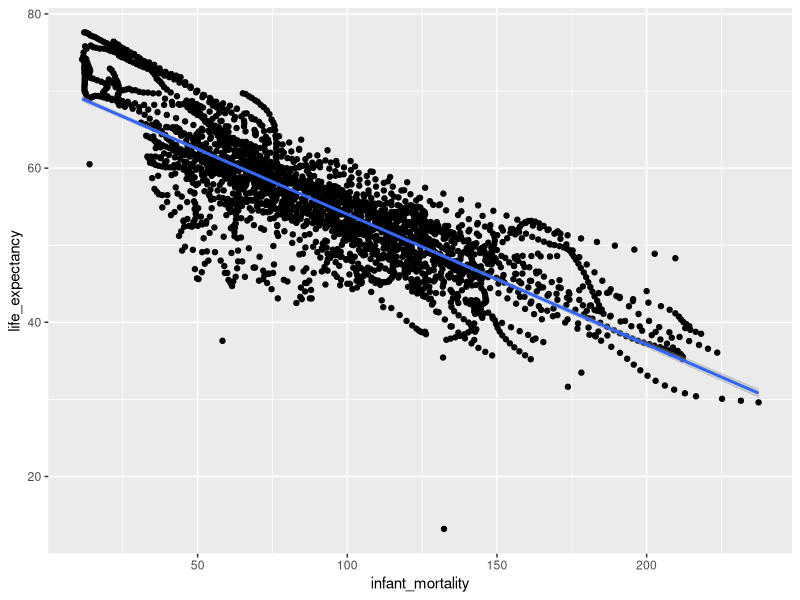
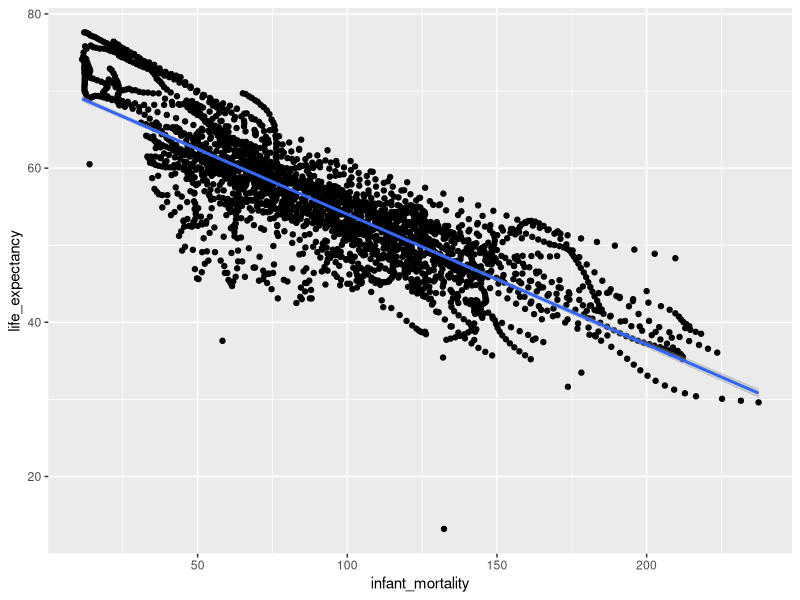
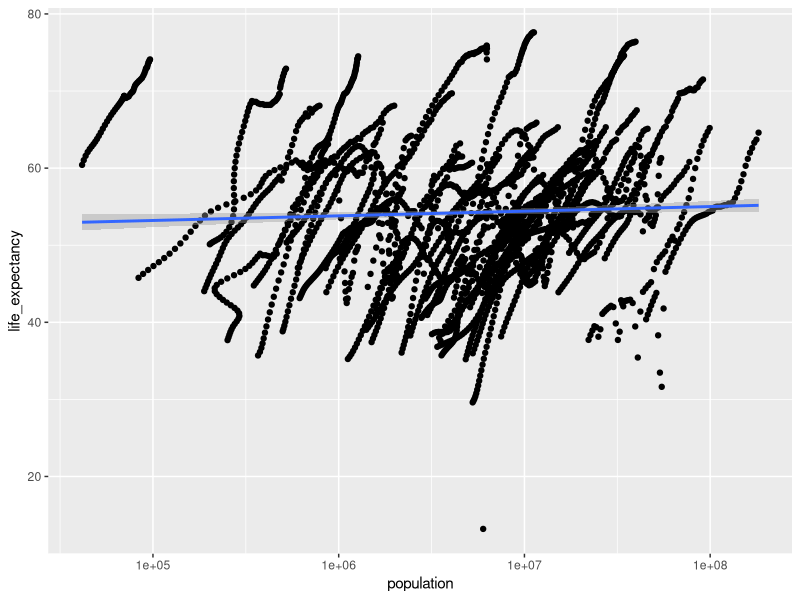
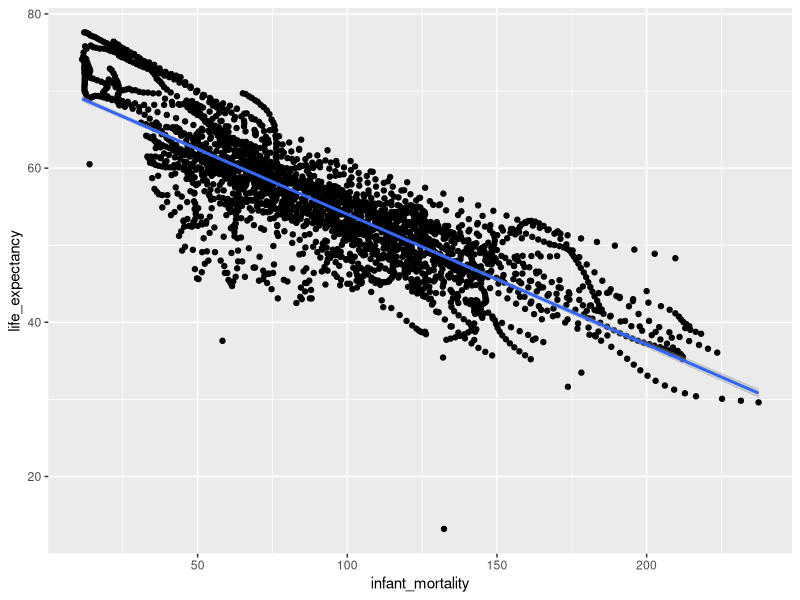
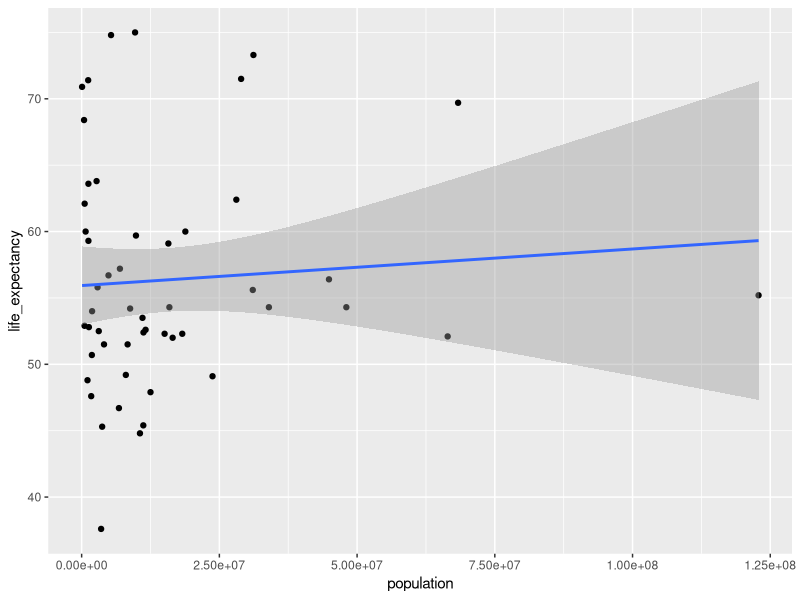
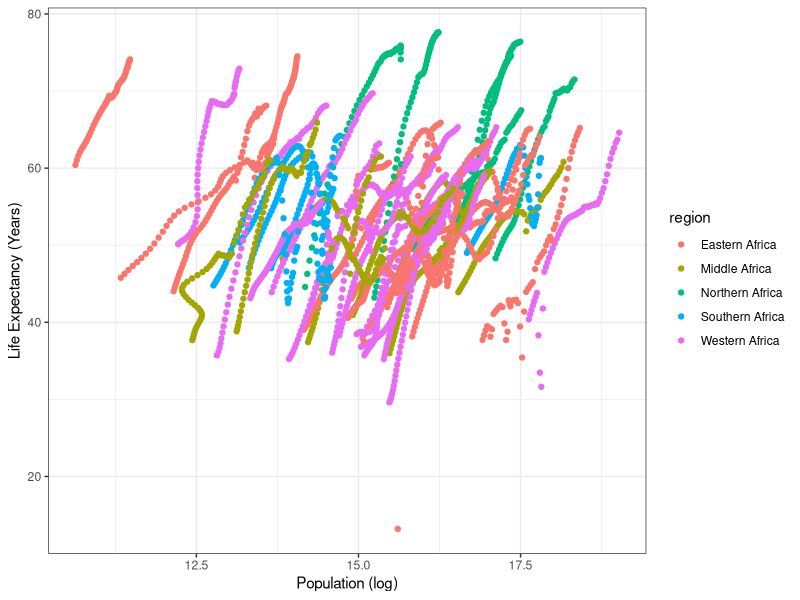
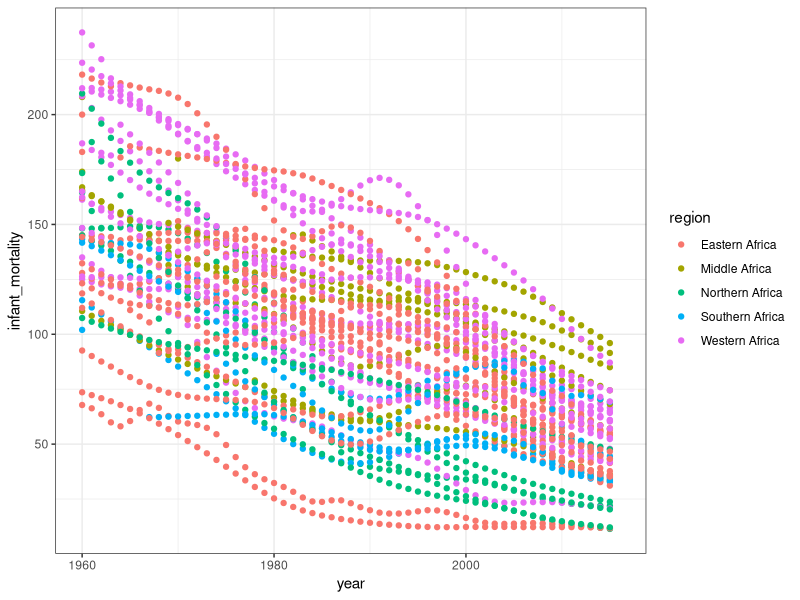
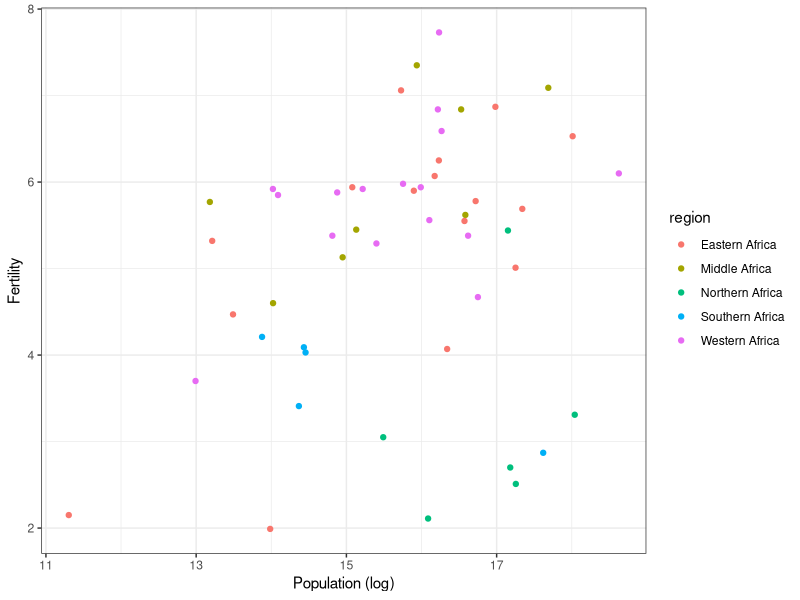

Source code (R) for these figures, in order:
## ---- chunk 1
library(dslabs)
library(here)
library(ggplot2)
## ---- chunk 2
library(tidyverse)
## ---- chunk 3
help(gapminder)
## ---- chunk 4
str(gapminder)
summary(gapminder)
class(gapminder)
## ---- chunk 5
gapminder <- gapminder
## ---- chunk 6
africadata <- dplyr::filter(gapminder, continent %in% c("Africa"))
## ---- chunk 7
summary(africadata)
## ---- chunk 8
infant_mortality_and_life_expectancy <- africadata[,-c(1:2,5:9)]
## ---- chunk 9
summary(infant_mortality_and_life_expectancy)
str(infant_mortality_and_life_expectancy)
## ---- chunk 10
population_and_life_expectancy <- africadata[,-c(1:3,5,7:9)]
## ---- chunk 11
summary(population_and_life_expectancy)
str(population_and_life_expectancy)
## ---- chunk 12

life_infant_plot <- infant_mortality_and_life_expectancy %>%

ggplot(aes(x=infant_mortality, y=life_expectancy)) + geom_point() +
geom_smooth(method='lm')

plot(life_infant_plot) 

figure_file = here("coding_excercise_figures","life_infant_plot.png")

ggsave(filename = figure_file, plot=life_infant_plot)

## ---- chunk 13
life_population_plot <- population_and_life_expectancy %>%

  ggplot(aes(x=population, y=life_expectancy)) + geom_point() +
geom_smooth(method='lm') 

plot(life_infant_plot)

#Note: adding a log scale for population using scale_x_log10()

life_population_plot + scale_x_log10() #saving plot to"coding_excercise_figures"

figure_file=here("coding_excercise_figures","life_population_plot.png")
ggsave(filename = figure_file, plot=life_population_plot)
## ---- chunk 14
Year_2000 <- africadata[africadata$year == '2000',]

#Generating object for infant mortality and life expectancy during the year 2000

infant_mortality_and_life_expectancy_2000 <- Year_2000[,-c(1:2,5:9)]
## ---- chunk 15
summary(infant_mortality_and_life_expectancy_2000)
str(infant_mortality_and_life_expectancy_2000)
## ---- chunk 16
population_and_life_expectancy_2000 <- Year_2000[,-c(1:3,5,7:9)]
## ---- chunk 17
summary(population_and_life_expectancy_2000)
str(population_and_life_expectancy_2000)
## ---- chunk 18
life_infant_2000_plot <- infant_mortality_and_life_expectancy_2000 %>%
ggplot(aes(x=infant_mortality, y=life_expectancy)) + geom_point() +
geom_smooth(method='lm') 

plot(life_infant_plot) 

figure_file =here("coding_excercise_figures","life_infant_2000_plot.png")
ggsave(filename = figure_file, plot=life_infant_2000_plot)
## ---- chunk 19
life_population_2000_plot <- population_and_life_expectancy_2000 %>%

  ggplot(aes(x=population, y=life_expectancy)) + geom_point() +
geom_smooth(method='lm') 

plot(life_population_2000_plot) 

life_population_2000_plot <- life_population_2000_plot + scale_x_log10()
## ---- chunk 20
here("coding_excercise_figures","life_population_2000_plot.png")
ggsave(filename = figure_file, plot=life_population_2000_plot)

#Using the lm() function to fit life expectancy as outcome and infant
#mortality as the predictor. Then using the lm() function to fit life
#expectancy as outcome and population as the predictor

fit1 <- lm(life_expectancy ~ infant_mortality,
data=infant_mortality_and_life_expectancy_2000)

fit2 <- lm(life_expectancy ~ population,
data=population_and_life_expectancy_2000)
## ---- chunk 21
summary(fit1)
summary(fit2)
## ---- chunk 22
library(tidyverse)
library(dslabs)
## ---- chunk 23
# I think you forgot to add log for population
data = gapminder
africaData = data [ which(data$continent=="Africa"), ]
# Plot life expectancy as a function of population
ggplot(africaData, aes(x=log(population), y=life_expectancy, col=region)) + geom_point() +xlab("Population (log)")+ ylab("Life Expectancy (Years)")+
  theme_bw()
## ---- chunk 24
#Plot Infant Mortality and Year colored by region 
ggplot(africaData, aes(x=year, y=infant_mortality, col=region)) + geom_point() +xlab("year")+ ylab("infant_mortality")+
  theme_bw()

## ---- chunk 25
# linear model year and fertility 
lm1=lm(year~infant_mortality, data=africaData)
table1=broom::tidy(lm1)%>%
  knitr::kable(digits=3)

table1
## ---- chunk 26

#plot population and fertility colored by region
y2000 = africaData [ which(africaData$year=="2000"), ]
ggplot(y2000, aes(x=log(population), y=fertility, col=region)) + geom_point() +xlab("Population (log)")+ ylab("Fertility")+
  theme_bw()
